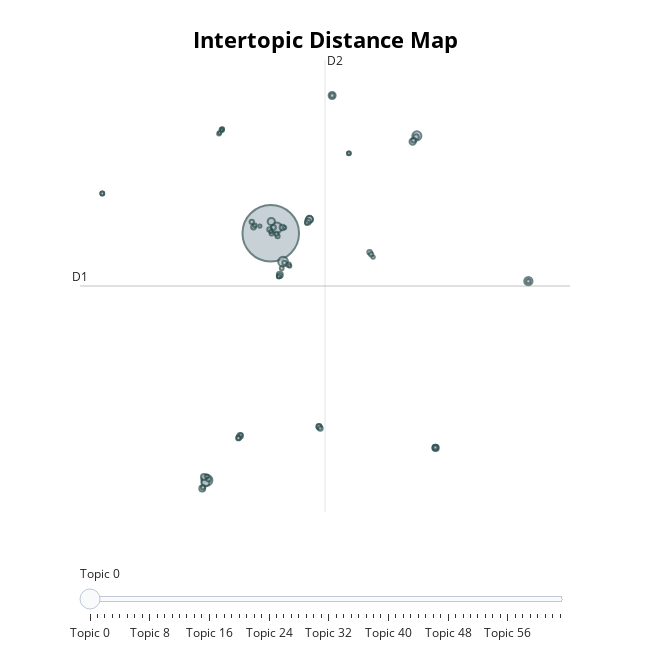

Notebook code for this chart:
### Code cell
topic_model.visualize_topics() # reduce to 14 topics
